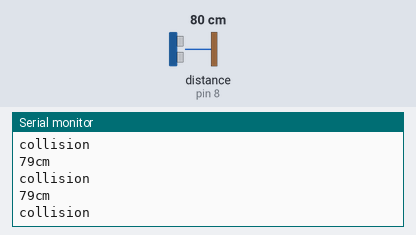
Bench run of a sketch on a simulated Arduino Uno, built with avr-gcc and run on an emulated ATmega328P. Shown: the last lines printed to the serial monitor. Wiring (inferred from the names in the program): ultrasonic range finder: trigger pin 9; echo pin 8. The inputs (shaded band) are chosen by the test bench; at power-on: distance to the obstacle (sensor on pin 8) 80 cm. The echo pulse lasts 58.3 µs per cm.

Above: at 1.2 s.
1.3 s: distance to the obstacle (sensor on pin 8) set to 96 cm
At 2.66 s:
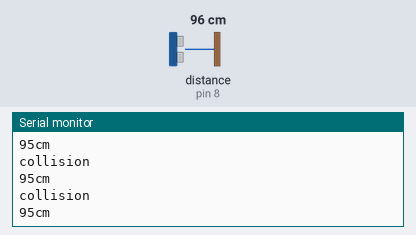
2.8 s: distance to the obstacle (sensor on pin 8) set to 105 cm
At 3.7 s:
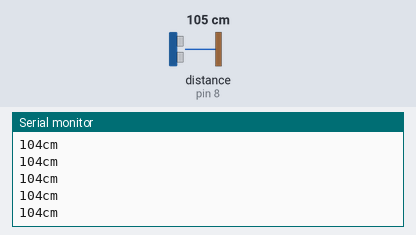
Timing chart, 0 to 5.8 s (numbered marks = the images above; inputs shaded):
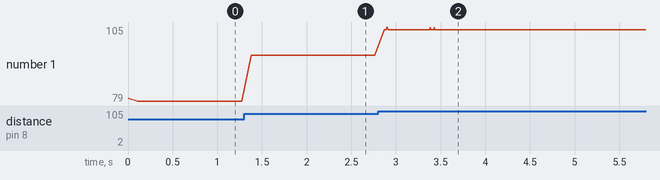

Measured:
- after the input at 1.3 s, the serial monitor: prints a new line after 0.08 s (image 1)
- after the input at 2.8 s, the serial monitor: prints a new line after 0.07 s (image 2)
- plotted number 1: 79 → 95 after the input at 1.3 s, 95 → 104 after the input at 2.8 s

The sketch:

ultrasonic_sensor_test.ino
```cpp
/*
   created by Rui Santos, https://randomnerdtutorials.com

   Complete Guide for Ultrasonic Sensor HC-SR04

    Ultrasonic sensor Pins:
        VCC: +5VDC
        Trig : Trigger (INPUT) - Pin11
        Echo: Echo (OUTPUT) - Pin 12
        GND: GND
*/

int trigPin = 9;    // Trigger
int echoPin = 8;    // Echo
int vibrate_power = 10;

long duration, cm, inches;

void setup() {
  //Serial Port begin
  Serial.begin (9600);
  //Define inputs and outputs
  pinMode(trigPin, OUTPUT);
  pinMode(echoPin, INPUT);

  pinMode(vibrate_power, OUTPUT);
}

void loop() {
  // The sensor is triggered by a HIGH pulse of 10 or more microseconds.
  // Give a short LOW pulse beforehand to ensure a clean HIGH pulse:
  digitalWrite(trigPin, LOW);
  delayMicroseconds(5);
  digitalWrite(trigPin, HIGH);
  delayMicroseconds(10);
  digitalWrite(trigPin, LOW);

  // Read the signal from the sensor: a HIGH pulse whose
  // duration is the time (in microseconds) from the sending
  // of the ping to the reception of its echo off of an object.
  pinMode(echoPin, INPUT);
  duration = pulseIn(echoPin, HIGH);

  // Convert the time into a distance
  cm = (duration / 2) / 29.1;   // Divide by 29.1 or multiply by 0.0343

  Serial.print(cm);
  Serial.print("cm");
  Serial.println();


  if (cm < 100 ) {  // warn user there near collison
    Serial.println("collision");
    digitalWrite(vibrate_power, HIGH);
    delay(100);
  } else { // stops false reading
    digitalWrite(vibrate_power, LOW);
  }

}
```
